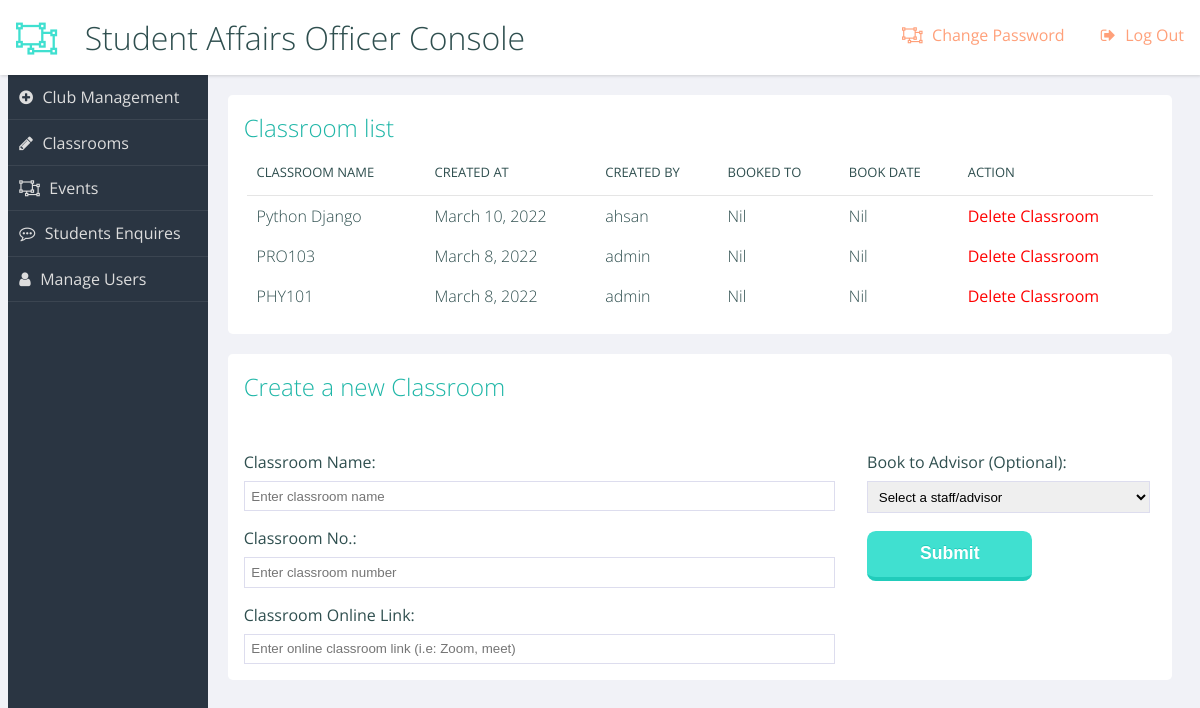
/console/admin/classrooms/ (signed in), run on the app's committed database.
### console/models.py (models this page shows)
class Classroom(models.Model):
    user = models.ForeignKey(User, on_delete=models.CASCADE)
    book_to = models.ForeignKey(User, on_delete=models.CASCADE, related_name='boot_to', null=True, blank=True)
    name = models.CharField(max_length=40)
    room = models.IntegerField()
    link = models.CharField(max_length=200)
    book_date = models.DateTimeField(blank=True, null=True)
    at = models.DateField(auto_now_add=True)

### console/views.py (the view, shortened to what this page needs)
# urls.py: path('admin/classrooms/', admin_classrooms, name='admin_classrooms'),
def admin_classrooms(request):
    if not request.user.is_authenticated:
        return redirect('/accounts/login/')
    if not request.user.profile.is_email_verified:
        return redirect('/accounts/verify/')
    if not request.user.is_superuser:
        return redirect('/')
    if request.GET.get('delete'):
        has_booking = Classroom.objects.filter(id=request.GET.get('delete'))
        if has_booking:
            has_booking.delete()
        return redirect('/console/admin/classrooms/')
    advisors = User.objects.filter(is_staff=True, is_superuser=False).order_by('-id')
    classroom = Classroom.objects.all().order_by('-id')
    context = {
        'advisors': advisors,
        'classroom': classroom,
    }
    return render(request, 'console/admin-classrooms.html', context)

### console/templates/console/admin-classrooms.html (shortened to what this page needs)
{% extends 'base.html' %}
{% block header %}
Student Affairs Officer Console
{% endblock %}
{% block nav %}
<nav role="navigation">
  <ul class="main">
    <li class="write"><a href="{% url 'admin_club' %}">Club Management</a></li>
    <li class="edit"><a href="{% url 'admin_classrooms' %}">Classrooms</a></li>
    <li class="arrows"><a href="{% url 'admin_events' %}">Events</a></li>
    <li class="comments"><a href="{% url 'admin_enquiries' %}">Students Enquires</a></li>
    <li class="users"><a href="{% url 'admin_manage_users' %}">Manage Users</a></li>
  </ul>
</nav>
{% endblock %}
{% block content %}
<main role="main">
  <section class="panel important">
    <h2>Classroom list</h2>
    <table>
      <tr>
        <th>Classroom name</th>
        <th>Created at</th>
        <th>Created by</th>
        <th>Booked To</th>
        <th>Book date</th>
        <th>Action</th>
      </tr>
      {% for room in classroom %}
      <tr>
        <td>{{ room.name }}</td>
        <td>{{ room.at }}</td>
        <td>{{ room.user.username }}</td>
        <td>{% if room.book_to %}{{ room.book_to.username }}{% else %}Nil{% endif %}</td>
        <td>{% if room.book_date %}{{ room.book_date }}{% else %}Nil{% endif %}</td>
        <td><a style="color:red; font-weight: bolder;" href="?delete={{ room.id }}">Delete Classroom</a></td>
      </tr>
      {% endfor %}
    </table>
  </section>
  <section class="panel important">
    <h2>Create a new Classroom</h2>
    <form method="post">
      <div class="twothirds">
        <label for="classroom_name">Classroom Name:</label>
        <input type="text" required name="classroom_name" id="classroom_name" placeholder="Enter classroom name" />
        <label for="classroom_number">Classroom No.:</label>
        <input type="number" required name="classroom_number" id="classroom_number" placeholder="Enter classroom number" />
        <label for="classroom_link">Classroom Online Link:</label>
        <input type="text" required name="classroom_link" id="classroom_link" placeholder="Enter online classroom link (i.e: Zoom, meet)" />
      </div>
      <div class="onethird">
        <label for="select-choice">Book to Advisor (Optional):</label>
        <select name="book_to" id="select-choice">
          <option value="" disabled selected>Select a staff/advisor</option>
        </select>
        <div>
          <input type="submit" value="Submit" />
        </div>
      </div>
    </form>
  </section>
</main>
{% endblock %}

### templates/base.html (shortened to what this page needs)
{% load static %}
<!DOCTYPE html>
<html lang="en">
<head>
  <link rel="stylesheet" href="https://cdnjs.cloudflare.com/ajax/libs/font-awesome/4.4.0/css/font-awesome.min.css">
  <link rel="stylesheet" href="{% static 'css/console.css' %}">
</head>
<body>
  <header role="banner">
    <h1>{% block header %}{% endblock %}</h1>
    <ul class="utilities" style="margin-top: 16px;">
      <li class="setting warn"><a href="{% url 'change' %}">Change Password</a></li>
      <li class="logout warn"><a href="{% url 'logout' %}">Log Out</a></li>
    </ul>
  </header>
  {% block nav %}{% endblock %}
  {% block content %}{% endblock %}
</body>
</html>

### assets/css/console.css (style rules this page uses)
html { box-sizing: border-box; }
*, *:before, *:after { box-sizing: inherit; }
body { background: #f1f2f7; font-family: "Open Sans", arial, sans-serif; color: darkslategray; }
.warn { color: lightsalmon; }
header[role=banner] { background: white; box-shadow: 1px 1px 3px rgba(0, 0, 0, 0.15); }
header[role=banner] h1 { margin: 0; font-weight: 300; padding: 1rem; }
header[role=banner] h1:before { content: ""; font-family: FontAwesome; padding-right: 0.6em; color: turquoise; }
header[role=banner] .utilities { width: 100%; background: slategray; color: #ddd; }
header[role=banner] .utilities li { border-bottom: solid 1px rgba(255, 255, 255, 0.2); }
header[role=banner] .utilities li a { padding: 0.7em; display: block; }
.utilities a:before { content: ""; font-family: FontAwesome; padding-right: 0.6em; }
.logout a:before { content: ""; }
.users a:before { content: ""; }
nav[role=navigation] { background: #2a3542; color: #ddd; }
nav[role=navigation] li { border-bottom: 1px solid rgba(255, 255, 255, 0.08); }
nav[role=navigation] li a { color: #ddd; text-decoration: none; display: block; padding: 0.7em; }
nav[role=navigation] li a:before { content: ""; font-family: FontAwesome; padding-right: 0.6em; }
nav[role=navigation] .write a:before { content: ""; }
nav[role=navigation] .edit a:before { content: ""; }
nav[role=navigation] .comments a:before { content: ""; }
nav[role=navigation] .users a:before { content: ""; }
.panel { background-color: white; color: darkslategray; -webkit-border-radius: 0.3rem; -moz-border-radius: 0.3rem; -ms-border-radius: 0.3rem; border-radius: 0.3rem; margin: 1%; }
.panel > h2, .panel > ul { margin: 1rem; }
a { text-decoration: none; color: inherit; }
h2, h3, h4 { font-weight: 300; margin: 0; }
h2 { color: #1eb6a7; }
ul, li { list-style-type: none; margin: 0; padding: 0; }
form input, form textarea, form select { width: 100%; display: block; border: solid 1px #dde; padding: 0.5em; }
form input:after, form textarea:after, form select:after { content: ""; display: table; clear: both; }
form label, form legend { display: block; margin: 1em 0 0.5em; }
form input[type=submit] { background: turquoise; border: none; border-bottom: solid 4px #21ccbb; padding: 0.7em 3em; margin: 1em 0; color: white; text-shadow: 0 -1px 0 #21ccbb; font-size: 1.1em; font-weight: bold; display: inline-block; width: auto; -webkit-border-radius: 0.5em; -moz-border-radius: 0.5em; -ms-border-radius: 0.5em; border-radius: 0.5em; }
table { border-collapse: collapse; width: 96%; margin: 2%; }
th { text-align: left; font-weight: 400; font-size: 13px; text-transform: uppercase; border-bottom: 1px solid rgba(0, 0, 0, 0.1); padding: 0 10px; padding-bottom: 14px; }
td { line-height: 40px; font-weight: 300; padding: 0 10px; }
@media screen and (min-width: 600px) { html, body { height: 100%; } }
@media screen and (min-width: 600px) { header[role=banner] { position: fixed; top: 0; left: 0; width: 100%; z-index: 99; height: 75px; } }
@media screen and (min-width: 600px) { header[role=banner] .utilities { position: absolute; top: 0; right: 0; background: transparent; color: darkslategray; width: auto; } }
@media screen and (min-width: 600px) { header[role=banner] .utilities li { display: inline-block; } }
@media screen and (min-width: 600px) { header[role=banner] .utilities li a { padding: 0.5em 1em; } }
@media screen and (min-width: 600px) { nav[role=navigation] { position: fixed; width: 200px; top: 75px; bottom: 0px; } }
@media screen and (min-width: 600px) { main[role=main] { margin: 75px 0 40px 200px; } }
@media screen and (min-width: 600px) { main[role=main]:after { content: ""; display: table; clear: both; } }
@media screen and (min-width: 600px) { .panel { margin: 2% 0 0 2%; float: left; width: 96%; } }
@media screen and (min-width: 600px) { .panel:after { content: ""; display: table; clear: both; } }
@media screen and (min-width: 600px) { .box, .twothirds, .onethird { padding: 1rem; } }
@media screen and (min-width: 600px) { .onethird { width: 33.333%; float: left; } }
@media screen and (min-width: 600px) { .twothirds { width: 66%; float: left; } }
@media screen and (min-width: 900px) { .panel { width: 47%; clear: none; } }
@media screen and (min-width: 900px) { .panel.important { width: 96%; } }

### data on the page
Classroom: name "Python Django", at "March 10, 2022", user.username "ahsan", shows "Nil"
Classroom: name "PRO103", at "March 8, 2022", user.username "admin", shows "Nil"
Classroom: name "PHY101", at "March 8, 2022", user.username "admin", shows "Nil"
